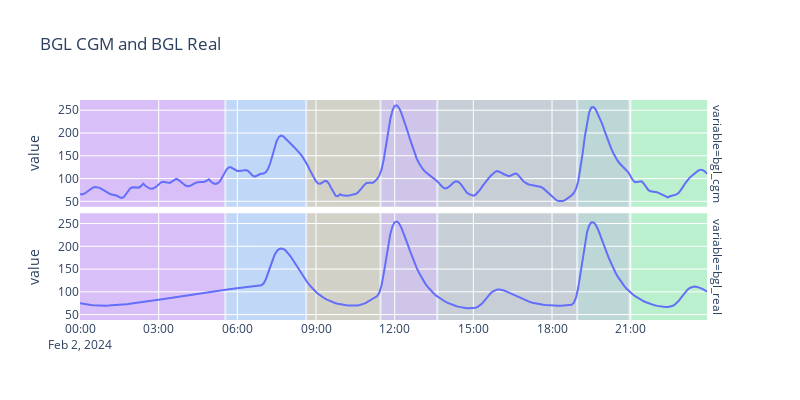

Here is the notebook cell this chart was saved with:
### Code cell
segment_labels = change_detector.transform(df_single_day['bgl_cgm'])
segments = (
    segment_labels
    .groupby("labels")
    .apply(lambda x: pd.Interval(x.index[0], x.index[-1] + pd.Timedelta(seconds=1), closed="left"), include_groups=False)
).to_frame()
segments.columns = ["time_locs"]
segments["labels"] = segment_labels["labels"].unique()
segments
add_segmentation_vrects(fig, segments, locs_col="time_locs").update_layout(
    showlegend=False, xaxis_title=None
)

### Figure 1 — Plotly figure (JSON) as saved in the notebook; plotly's stock layout.template omitted (floating-point values rounded to 4 significant figures; data arrays with more than 128 entries replaced by an {"elided": "..."} marker saying what was removed)
{"data": [{"hovertemplate": "variable=bgl_cgm<br>date=%{x}<br>value=%{y}<extra></extra>", "legendgroup": "", "line": {"color": "#636efa", "dash": "solid"}, "marker": {"symbol": "circle"}, "mode": "lines", "name": "", "orientation": "v", "showlegend": false, "type": "scatter", "x": {"elided": "288 str values"}, "xaxis": "x2", "y": {"elided": "288 float values"}, "yaxis": "y2"}, {"hovertemplate": "variable=bgl_real<br>date=%{x}<br>value=%{y}<extra></extra>", "legendgroup": "", "line": {"color": "#636efa", "dash": "solid"}, "marker": {"symbol": "circle"}, "mode": "lines", "name": "", "orientation": "v", "showlegend": false, "type": "scatter", "x": {"elided": "288 str values"}, "xaxis": "x", "y": {"elided": "288 float values"}, "yaxis": "y"}], "layout": {"annotations": [{"showarrow": false, "text": "variable=bgl_real", "textangle": 90, "x": 0.98, "xanchor": "left", "xref": "paper", "y": 0.2425, "yanchor": "middle", "yref": "paper"}, {"showarrow": false, "text": "variable=bgl_cgm", "textangle": 90, "x": 0.98, "xanchor": "left", "xref": "paper", "y": 0.7575, "yanchor": "middle", "yref": "paper"}], "height": 400, "legend": {"tracegroupgap": 0}, "shapes": [{"fillcolor": "#AA0DFE", "layer": "below", "line": {"width": 0}, "opacity": 0.2, "type": "rect", "x0": "2024-02-02T00:00:00", "x1": "2024-02-02T05:30:01", "xref": "x", "y0": 0, "y1": 1, "yref": "y domain"}, {"fillcolor": "#AA0DFE", "layer": "below", "line": {"width": 0}, "opacity": 0.2, "type": "rect", "x0": "2024-02-02T00:00:00", "x1": "2024-02-02T05:30:01", "xref": "x2", "y0": 0, "y1": 1, "yref": "y2 domain"}, {"fillcolor": "#3283FE", "layer": "below", "line": {"width": 0}, "opacity": 0.2, "type": "rect", "x0": "2024-02-02T05:35:00", "x1": "2024-02-02T08:35:01", "xref": "x", "y0": 0, "y1": 1, "yref": "y domain"}, {"fillcolor": "#3283FE", "layer": "below", "line": {"width": 0}, "opacity": 0.2, "type": "rect", "x0": "2024-02-02T05:35:00", "x1": "2024-02-02T08:35:01", "xref": "x2", "y0": 0, "y1": 1, "yref": "y2 domain"}, {"fillcolor": "#85660D", "layer": "below", "line": {"width": 0}, "opacity": 0.2, "type": "rect", "x0": "2024-02-02T08:40:00", "x1": "2024-02-02T11:25:01", "xref": "x", "y0": 0, "y1": 1, "yref": "y domain"}, {"fillcolor": "#85660D", "layer": "below", "line": {"width": 0}, "opacity": 0.2, "type": "rect", "x0": "2024-02-02T08:40:00", "x1": "2024-02-02T11:25:01", "xref": "x2", "y0": 0, "y1": 1, "yref": "y2 domain"}, {"fillcolor": "#782AB6", "layer": "below", "line": {"width": 0}, "opacity": 0.2, "type": "rect", "x0": "2024-02-02T11:30:00", "x1": "2024-02-02T13:35:01", "xref": "x", "y0": 0, "y1": 1, "yref": "y domain"}, {"fillcolor": "#782AB6", "layer": "below", "line": {"width": 0}, "opacity": 0.2, "type": "rect", "x0": "2024-02-02T11:30:00", "x1": "2024-02-02T13:35:01", "xref": "x2", "y0": 0, "y1": 1, "yref": "y2 domain"}, {"fillcolor": "#565656", "layer": "below", "line": {"width": 0}, "opacity": 0.2, "type": "rect", "x0": "2024-02-02T13:40:00", "x1": "2024-02-02T18:55:01", "xref": "x", "y0": 0, "y1": 1, "yref": "y domain"}, {"fillcolor": "#565656", "layer": "below", "line": {"width": 0}, "opacity": 0.2, "type": "rect", "x0": "2024-02-02T13:40:00", "x1": "2024-02-02T18:55:01", "xref": "x2", "y0": 0, "y1": 1, "yref": "y2 domain"}, {"fillcolor": "#1C8356", "layer": "below", "line": {"width": 0}, "opacity": 0.2, "type": "rect", "x0": "2024-02-02T19:00:00", "x1": "2024-02-02T20:55:01", "xref": "x", "y0": 0, "y1": 1, "yref": "y domain"}, {"fillcolor": "#1C8356", "layer": "below", "line": {"width": 0}, "opacity": 0.2, "type": "rect", "x0": "2024-02-02T19:00:00", "x1": "2024-02-02T20:55:01", "xref": "x2", "y0": 0, "y1": 1, "yref": "y2 domain"}, {"fillcolor": "#16FF32", "layer": "below", "line": {"width": 0}, "opacity": 0.2, "type": "rect", "x0": "2024-02-02T21:00:00", "x1": "2024-02-02T23:55:01", "xref": "x", "y0": 0, "y1": 1, "yref": "y domain"}, {"fillcolor": "#16FF32", "layer": "below", "line": {"width": 0}, "opacity": 0.2, "type": "rect", "x0": "2024-02-02T21:00:00", "x1": "2024-02-02T23:55:01", "xref": "x2", "y0": 0, "y1": 1, "yref": "y2 domain"}], "showlegend": false, "title": {"text": "BGL CGM and BGL Real"}, "width": 800, "xaxis": {"anchor": "y", "domain": [0, 0.98], "title": {}}, "xaxis2": {"anchor": "y2", "domain": [0, 0.98], "matches": "x", "showticklabels": false}, "yaxis": {"anchor": "x", "domain": [0, 0.485], "title": {"text": "value"}}, "yaxis2": {"anchor": "x2", "domain": [0.515, 1], "matches": "y", "title": {"text": "value"}}}}
